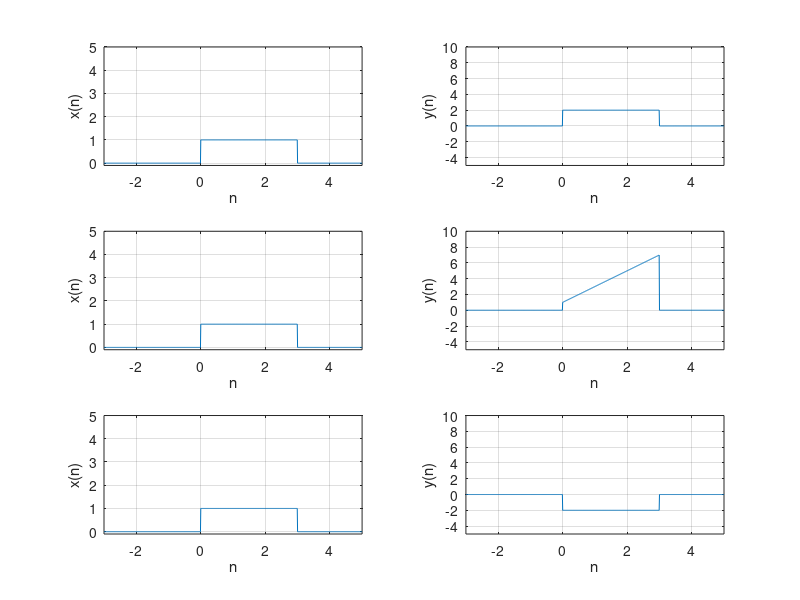

This figure's MATLAB source:
u=@(t)(t>=0);
x1 = @(u,t)(u(t)-u(t-3)); t =-3:0.01:5;
subplot(3,2,1); plot(t,x1(u,t)); axis([-3 5 -0.1 5]); grid; xlabel('n'); ylabel('x(n)')
y1 = @(u,t)(2.*(u(t)-u(t-3)))
subplot(3,2,2); plot(t,y1(u,t)); axis([-3 5 -5 10]); grid; xlabel('n'); ylabel('y(n)')

x2 = x1(u,t);
subplot(3,2,3); plot(t,x2); axis([-3 5 -0.1 5]); grid; xlabel('n'); ylabel('x(n)')
y2 = @(u,t)((2.*t+1).*(u(t)-u(t-3)));
subplot(3,2,4); plot(t,y2(u,t)); axis([-3 5 -5 10]); grid; xlabel('n'); ylabel('y(n)')

x3 =x1(u,t);
subplot(3,2,5); plot(t,x3); axis([-3 5 -0.1 5]); grid; xlabel('n'); ylabel('x(n)')
y3 = @(u,t)(-2.*(u(t)-u(t-3)));
subplot(3,2,6); plot(t,y3(u,t)); axis([-3 5 -5 10]); grid; xlabel('n'); ylabel('y(n)')